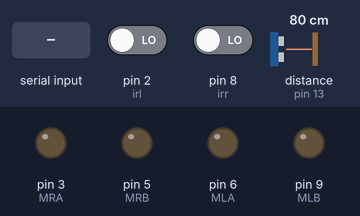
Bench run of a sketch on a simulated Arduino Uno, built with avr-gcc and run on an emulated ATmega328P. Shown: output pins drawn as LEDs (lit = HIGH). Wiring (inferred from the names in the program): ultrasonic range finder: trigger pin 12; echo pin 13. Inputs (shaded band) come from the test bench; at power-on: distance to the obstacle (sensor on pin 13) 80 cm, pin 2 (irl) LOW, pin 8 (irr) LOW. The echo pulse lasts 58.3 µs per cm; pins used as bus, display or sensor lines are not drawn.

Above: at 1.2 s.
1.3 s: distance to the obstacle (sensor on pin 13) set to 54 cm
2.8 s: distance to the obstacle (sensor on pin 13) set to 47 cm
At 3.9 s:
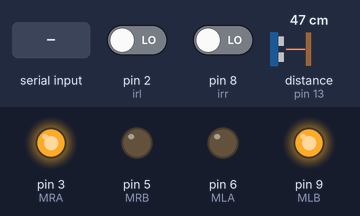
4.3 s: "F" received over Serial
5.8 s: byte 87 ('W') received over Serial
At 6.2 s:
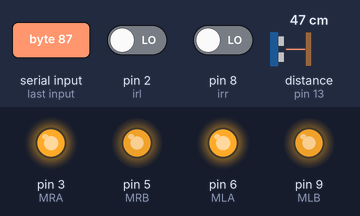
7.3 s: distance to the obstacle (sensor on pin 13) set to 28 cm
8.8 s: distance to the obstacle (sensor on pin 13) set to 23 cm
At 8.9 s:
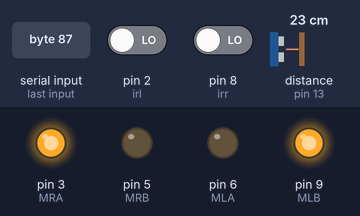
Timing chart, 0 to 11.8 s (numbered marks = the images above; inputs shaded):
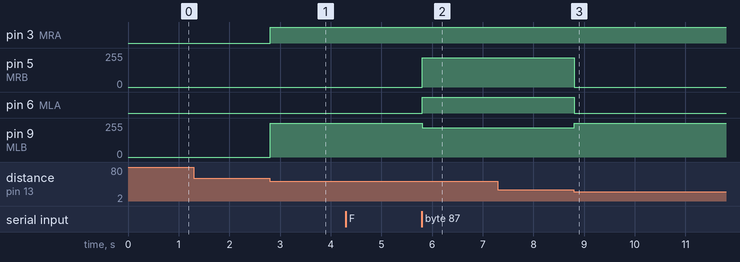

The sketch:

line-follower.ino
```cpp
#define MRA 3 // first pin of the right motor
#define MRB 5 // second pin of the right motor
#define MLA 6 // first pin of the left motor
#define MLB 9 //second pin of the left motor
//#define MRS 6 // the speed controller pin (enable) of the right motor
//#define MLS 3 // the speed controller pin (enable) of the right motor
#define trig 12 // the trig pin (sends ultra sonic waves ) of the ultrasonic
#define echo 13 // the echo pin (recieve ultra sonic waves ) of the ultrasonic
#define RM1 3
#define RM2 5
#define LM1 6
#define LM2 9
#define maxx 255
#define minn 50
#define myspeed 125
#define speed1 110
#define linespeed 221
#define irl 2
#define irr 8
char state; // to check what we do in the switch case (recieved from the bluetooth module)
float Mspeed=255; // to control the speed can change it from bluetooth module (float so that no data lost when we devide it
float distance; // to see what is the curent distance from the nearest obstacle
void FW(){
  analogWrite(RM1,maxx);
  analogWrite(LM1,maxx);
  analogWrite(RM2,linespeed);
  analogWrite(LM2,linespeed);
  }

void BW(){
  analogWrite(RM2,maxx);
  analogWrite(LM2,maxx);
  analogWrite(RM1,minn);
  analogWrite(LM1,minn);
  }
void RT(){
  analogWrite(RM1,maxx);
  analogWrite(RM2,myspeed);
  analogWrite(LM1,myspeed);
  analogWrite(LM2,maxx);
  }
void LT(){
  analogWrite(RM2,maxx);
  analogWrite(RM1,myspeed);
  analogWrite(LM2,myspeed);
  analogWrite(LM1,maxx);
  }
  void FL(){
    analogWrite(RM1,speed1);
    analogWrite(RM2,minn);
     analogWrite(LM2,minn);
   analogWrite(LM1,maxx);

  }
   void FR(){
    analogWrite(RM1,maxx);
    analogWrite(RM2,minn);
    analogWrite(LM1,speed1);
    analogWrite(LM2,minn);

   }
   void BL(){
    analogWrite(RM2,maxx);
    analogWrite(RM1,speed1);
    analogWrite(LM2,minn);
    analogWrite(LM1,minn);

   }
    void BR(){
    analogWrite(RM2,maxx);
    analogWrite(RM1,myspeed);
    analogWrite(LM2,myspeed);
    analogWrite(LM1,maxx);

    }
    void mystop (){
      analogWrite(RM2,0);
    analogWrite(RM1,0);
    analogWrite(LM2,0);
    analogWrite(LM1,0);

      }
void FWD(){
digitalWrite(MRA,HIGH);
digitalWrite(MRB,LOW);
digitalWrite(MLA,HIGH);
digitalWrite(MLB,LOW);
//analogWrite(MRS,Mspeed);
//analogWrite(MLS,Mspeed); // same speed so that it doesn't turn
}
void BWD(){
digitalWrite(MRA,LOW);
digitalWrite(MRB,HIGH);
digitalWrite(MLA,LOW);
digitalWrite(MLB,HIGH);
//analogWrite(MRS,Mspeed);
//analogWrite(MLS,Mspeed); // same speed so that it doesn't turn (it's the oppsite of BW)
}
void Left(){
digitalWrite(MRA,LOW);
digitalWrite(MRB,HIGH);
digitalWrite(MLA,HIGH);
digitalWrite(MLB,LOW);
//analogWrite(MRS,Mspeed);
//analogWrite(MLS,Mspeed); // same speed so that there is no angle (first part(MR) of FW ,second part of (ML)of BW so it turns left)
}
void Right(){
digitalWrite(MRA,HIGH);
digitalWrite(MRB,LOW);
digitalWrite(MLA,LOW);
digitalWrite(MLB,HIGH);
//analogWrite(MRS,Mspeed);
//analogWrite(MLS,Mspeed); // same speed so that there is no angle (first part(MR) of BW ,second part of (ML)of FW so it turns right)
}
void BWR(){
digitalWrite(MRA,HIGH);
digitalWrite(MRB,LOW);
digitalWrite(MLA,HIGH);
digitalWrite(MLB,LOW);
//analogWrite(MRS,50);
//analogWrite(MLS,Mspeed); // same as BW but (MR) is slower than (ML) so it turns backward & right as well
}
void BWL(){
digitalWrite(MRA,HIGH);
digitalWrite(MRB,LOW);
digitalWrite(MLA,HIGH);
digitalWrite(MLB,LOW);
//analogWrite(MRS,Mspeed);
//analogWrite(MLS,50); // same as BW but (ML) is slower than (MR) so it turnsbackward & left as well
}
void FWR(){
digitalWrite(MRA,HIGH);
digitalWrite(MRB,LOW);
digitalWrite(MLA,HIGH);
digitalWrite(MLB,LOW);
//analogWrite(MRS,Mspeed);
//analogWrite(MLS,50); // same as FW but (MR) is slower than (ML) so it turns forward & right as well
}
void FWL(){
digitalWrite(MRA,LOW);
digitalWrite(MRB,HIGH);
digitalWrite(MLA,LOW);
digitalWrite(MLB,HIGH);
//analogWrite(MRS,50);
//analogWrite(MLS,255); // same as FW but (ML) is slower than (MR) so it turns forward & right as well
}
void STOP(){
digitalWrite(MRA,LOW);
digitalWrite(MRB,LOW);
digitalWrite(MLA,LOW);
digitalWrite(MLB,LOW); // if the to wires of the mator have same voltage it won't move
}
float ultra_sonic(){
    delayMicroseconds(500);
  digitalWrite(trig,LOW);
  delayMicroseconds(500);
digitalWrite(trig,HIGH); // send ultrasonic waves
delayMicroseconds(500); // wait some time for it so it can return
digitalWrite(trig,LOW); // stop sending ultrasonic waves
float duration = pulseIn(echo,HIGH); // calculate time it needed to be recieved (in us)
float distance = (duration * 0.0343)/2.0; // [0.0343 = 343 (sound speed in air )* 100 (to be in cm)/ 10^6 (to be in us)] [2 the time was for it to go then returns so we need half of it] [ float so that no data is lost from the calculations]
return distance;
}
void setup() {
Serial.begin(9600); // begin communication with bluetooth module 9600 bit/sec
pinMode(MRA,OUTPUT); // arduino sends voltage so it's an output
pinMode(MRB,OUTPUT); // arduino sends voltage so it's an output
pinMode(MLA,OUTPUT); // arduino sends voltage so it's an output
pinMode(MLB,OUTPUT); // arduino sends voltage so it's an output
//pinMode(MRS,OUTPUT); // arduino sends voltage so it's an output
//pinMode(MLS,OUTPUT); // arduino sends voltage so it's an output
pinMode(trig,OUTPUT);// arduino sends voltage so it's an output
pinMode(echo,INPUT); // arduino recieves so it's an input
digitalWrite(trig,LOW); // to ensure that it starts as low
}
void wall(){
distance = ultra_sonic(); // read the distance from the ultrasonic
if(distance< 50) {
Right();}
//else{
//STOP();
//}
}
void linefollwer(){
  while(1){
    int irr1=digitalRead(irr);
int irl1=digitalRead(irl);
  if(irr1==1 && irl1==1 ){
    FW();

  }

  if(irr1==0 && irl1==1 ){

   RT();
   delay(22);
  }

  if(irr1==1 && irl1==0 ){
     LT();
     delay(22);
  }

  if(irr1==0 && irl1==0 ){
    FW();

  }
  distance =  ultra_sonic();


 if(distance <25){
Right();
delay(200);
while(irr1==1 && irl1==1){
  FW();
  int irr2 = digitalRead(irr);
  if(irr2 == 0){
    break;
  }

}
}
  if (Serial.available()){char b =Serial.read();
  if(b=='w') break;}


  }}
void loop() {
 if (Serial.available()){ // see if communication is available
state= Serial.read(); // read the character sent
switch(state){ // see what is it and choose what to do depending on what is it
case 'F':FWD();break;
case 'B':BWD();break;
case 'L':Left();break;
case 'R':Right();break;
case 'G':FWL();break;
case 'I':FWR();break;
case 'H':BWL();break;
case 'J':BWR();break;
case 'S':STOP();break;
case 'W':linefollwer();break;
// case '' :wall();break;0
default: STOP();}}
else{
wall();
}

}
```

Measured:
- the behaviour switches between 51 and 50 cm on distance to the obstacle (sensor on pin 13) (found by bisection; images 0 and 1)
- the behaviour switches between 25 and 24 cm on distance to the obstacle (sensor on pin 13) (found by bisection; images 2 and 3)
- after the input at 1.3 s, every drawn part: stays the same
- after the input at 2.8 s, pin 3 (MRA): LOW → HIGH at once; pin 9 (MLB): 0/255 → 255/255 at once
- after the input at 5.8 s, pin 5 (MRB): 0/255 → 221/255 at once; pin 6 (MLA): LOW → HIGH at once; pin 9 (MLB): 255/255 → 221/255 at once
- after the input at 7.3 s, every drawn part: stays the same
- after the input at 8.8 s, pin 5 (MRB): 221/255 → 0/255 at once; pin 6 (MLA): HIGH → LOW at once; pin 9 (MLB): 221/255 → 255/255 at once
